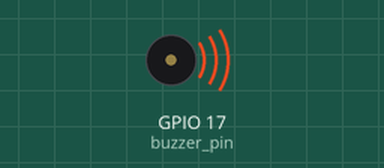
The program below on a simulated Raspberry Pi (BCM pin numbers). On the bench: buzzer (waves = sounding, pin HIGH). At 3.0 s the program stops and its outputs stay as they are.

Above: at 0.1 s.
At 3.1 s:
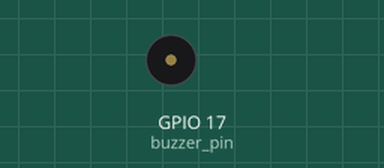
Timing chart, 0 to 4.5 s (numbered marks = the images above):
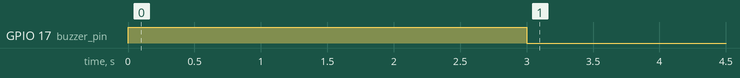

The program:

buzzer.py
```python
import time
from gpiozero import OutputDevice

class Buzzer:
    def __init__(self):
        """Initialize the Buzzer class."""
        self.PIN = 17                            # Set the GPIO pin for the buzzer
        self.buzzer_pin = OutputDevice(self.PIN) # Initialize the buzzer pin

    def set_state(self, state: bool) -> None:
        """Set the state of the buzzer."""
        self.buzzer_pin.on() if state else self.buzzer_pin.off() # Turn on or off the buzzer based on the state

    def close(self) -> None:
        """Close the buzzer pin."""
        self.buzzer_pin.close()           # Close the buzzer pin to release the GPIO resource

if __name__ == '__main__':
    try:
        buzzer = Buzzer()                 # Create an instance of the Buzzer class
        buzzer.set_state(True)            # Turn on the buzzer
        time.sleep(3)                     # Wait for 3 second
        buzzer.set_state(False)           # Turn off the buzzer
    finally:
        buzzer.close()                    # Ensure the buzzer pin is closed when the program is interrupted
```

Measured:
- by itself, GPIO 17 (buzzer_pin): LOW → HIGH at 0.00 s, → LOW 3.0 s later
